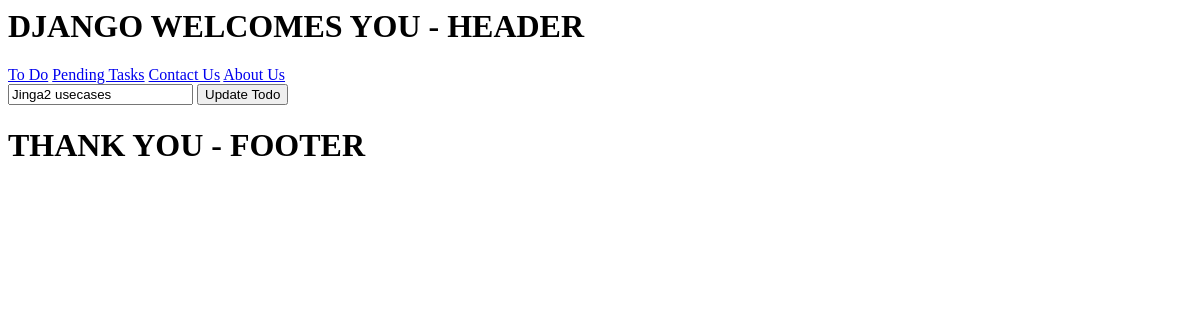
Page /to-do-list/editTodo/11 on the earlier database version.
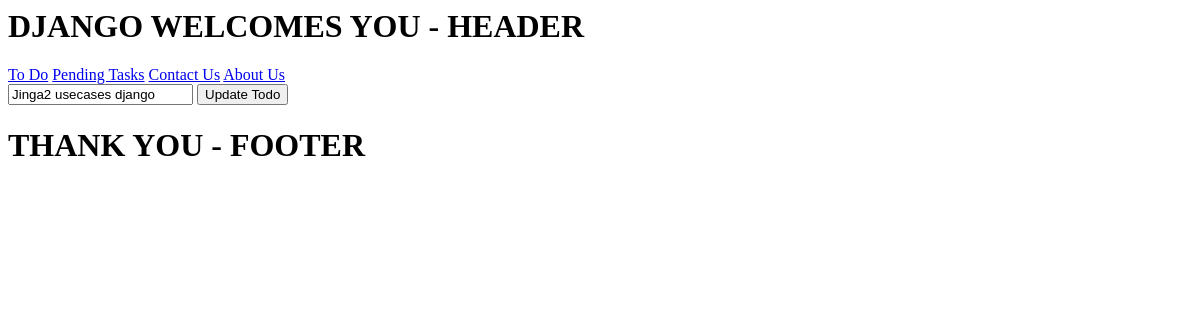
Same page on the later database version.
### toDoList/models.py (models this page shows, shortened)
class TodoList(models.Model):
    task = models.CharField(max_length=300) # CharField are datatype that are pre-definedly available under the django models, max_length is a argument for the CharField
    status = models.BooleanField(default=False) # BooleanField are datatype that are pre-definedly available under the django models

### toDoList/views.py (the view)
# urls.py: path('editTodo/<todo_id>',views.editToDo,name='editToDo'),
def editToDo(request,todo_id):
    if request.method == 'POST':
        todo = TodoList.objects.get(pk=todo_id)
        form = ToDoForm(request.POST or None, instance=todo) # this instance will find the requested edit object in db through models
        if form.is_valid():
            form.save()
            messages.success(request,('ToDo Updated Successfully!'))
            return redirect('toDoList')
    else:
        todo_obj = TodoList.objects.get(pk=todo_id)
        datas = {'data':todo_obj}
        return render(request,'editToDo.html',datas)

### toDoList/templates/editToDo.html (shortened to what this page needs)
{% extends "base.html" %}  {% block body_content %}
<div>
  <form method="POST">
    <input name="task" type="text" value="{{data.task}}" />
    <button type="submit">Update Todo</button>
  </form>
</div>
{% endblock body_content %}

Differences in the rows shown:
changed TodoList: task "Jinga2 usecases" → "Jinga2 usecases django"
